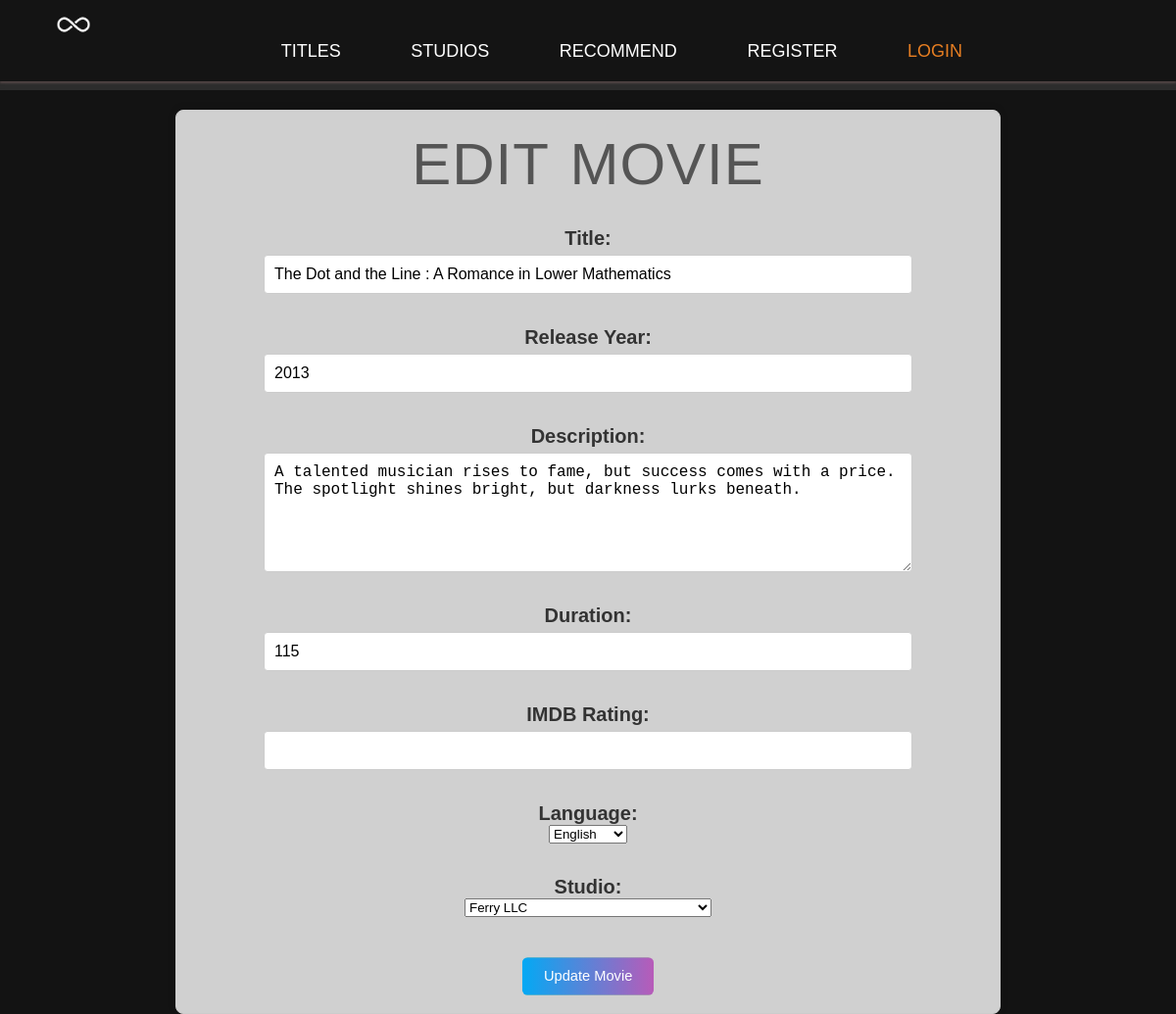
Screenshot of /frontEnd/edit.php?id=1 with the database file from the repository.
### tables this page shows
CREATE TABLE `titles` (
  `title_id` int(11) NOT NULL AUTO_INCREMENT,
  `name` varchar(255) NOT NULL,
  `release_year` varchar(4) NOT NULL,
  `description` varchar(255) NOT NULL,
  `duration` int(11) NOT NULL,
  `IMDB_rating` decimal(3,1) DEFAULT NULL,
  `is_movie` tinyint(4) NOT NULL DEFAULT 1,
  `language_id` int(11) DEFAULT NULL,
  `studio_id` int(11) DEFAULT NULL,
  PRIMARY KEY (`title_id`),
  KEY `fk_title_language_idx` (`language_id`),
  KEY `fk_title_studio_idx` (`studio_id`),
  CONSTRAINT `fk_title_language` FOREIGN KEY (`language_id`) REFERENCES `languages` (`language_id`) ON DELETE SET NULL ON UPDATE CASCADE,
  CONSTRAINT `fk_title_studio` FOREIGN KEY (`studio_id`) REFERENCES `studios` (`studio_id`) ON DELETE SET NULL ON UPDATE CASCADE
);

### frontEnd/edit.php (the view, shortened to what this page needs)
<!doctype html>
<html>
<head>
    <link rel="stylesheet" type="text/css" href="css/Style.css">
    <link rel="stylesheet" type="text/css" href="css/edit.css">
</head>
<body>
<header>
    <?php include('nav.php'); ?>
</header>
<main>
    <h1>Edit Movie</h1>
    <?php
    $conn = new mysqli(DB_SERVER, DB_USER, DB_PASSWORD, DB_NAME);
    $title_id = $_GET['id'];
    $sql = "SELECT * FROM titles WHERE title_id='$title_id'";
    $result = $conn->query($sql);
    if ($result->num_rows > 0) {
        $row = $result->fetch_assoc();
        $languages = $conn->query("SELECT language_id, name FROM languages");
        $studios = $conn->query("SELECT studio_id, name FROM studios");
        ?>
        <form action="edit.php" method="post">
            <label for="name">Title:</label>
            <input type="text" id="name" name="name" value="<?php echo $row['name']; ?>" required><br>
            <label for="release_year">Release Year:</label>
            <input type="number" id="release_year" name="release_year" value="<?php echo $row['release_year']; ?>" required><br>
            <label for="description">Description:</label>
            <textarea id="description" name="description" required><?php echo $row['description']; ?></textarea><br>
            <label for="duration">Duration:</label>
            <input type="number" id="duration" name="duration" value="<?php echo $row['duration']; ?>" required><br>
            <label for="IMDB_rating">IMDB Rating:</label>
            <input type="number" step="0.1" id="IMDB_rating" name="IMDB_rating" value="<?php echo $row['IMDB_rating']; ?>" required><br>
            <label for="language_id">Language:</label>
            <select id="language_id" name="language_id" required>
                <?php
                if ($languages->num_rows > 0) {
                    while($language = $languages->fetch_assoc()) {
                        $selected = $language['language_id'] == $row['language_id'] ? "selected" : "";
                        echo "<option value='{$language['language_id']}' $selected>{$language['name']}</option>";
                    }
                } else {
                    echo "<option value=''>No languages found</option>";
                }
                ?>
            </select><br>
            <label for="studio_id">Studio:</label>
            <select id="studio_id" name="studio_id" required>
                <?php
                if ($studios->num_rows > 0) {
                    while($studio = $studios->fetch_assoc()) {
                        $selected = $studio['studio_id'] == $row['studio_id'] ? "selected" : "";
                        echo "<option value='{$studio['studio_id']}' $selected>{$studio['name']}</option>";
                    }
                } else {
                    echo "<option value=''>No studios found</option>";
                }
                ?>
            </select><br>
            <input type="submit" value="Update Movie">
        </form>
        <?php
    } else {
        echo "Movie not found";
    }
    ?>
</main>
</body>
</html>

### frontEnd/css/Style.css (style rules this page uses)
header { height: 100vh; }
html { margin: 0px; padding: 0px; box-sizing: border-box; }
body { background-color: #272727; color: #ebebeb; font-family: "Poppins", sans-serif; font-weight: 400; font-style: normal; font-size: 20px; text-rendering: optimizeLegibility; overflow-x: hidden; text-align: center; margin: 0; }
body { background-image: linear-gradient(rgba(0, 0, 0, 0.5), rgba(0, 0, 0, 0.5)), url(../img/BG.png); background-size: cover; background-position: center; height: 100vh; width: 100vw; display: block; }
h1, h2, h3 { font-weight: 400; text-transform: uppercase; }
h1 { margin-top: 0; margin-bottom: 20px; color: #555; font-size: 300%; word-spacing: 4px; letter-spacing: 1px; }
.btn:hover, .btn:active, input[type=submit] { background: linear-gradient(90deg, #03a9f4, #f441a5, #ffeb3b, #03a9f4); background-size: 400%; animation: gradientFlow 8s linear infinite; transform: scale(1.1); }

### frontEnd/css/edit.css (style rules this page uses)
body { font-family: 'Poppins', sans-serif; font-weight: 400; margin: 0; padding: 0; background-image: linear-gradient(rgba(0, 0, 0, 0.5), rgba(0, 0, 0, 0.5)), url(../img/BG.png); background-size: cover; background-position: center; height: 100vh; width: 100vw; color: #ebebeb; text-align: center; overflow-x: hidden; }
header { background-color: rgba(51, 51, 51, 0.8); color: white; padding: 10px 0; max-height: 9%; }
main { max-width: 800px; margin: 20px auto; padding: 20px; background-color: rgba(255, 255, 255, 0.8); border: 1px solid #ccc; border-radius: 8px; box-shadow: 0 0 10px rgba(0, 0, 0, 0.1); }
h1 { color: #555; font-size: 300%; margin-bottom: 20px; }
form { display: flex; flex-direction: column; align-items: center; }
label { margin-top: 10px; font-weight: bold; color: #333; }
input[type="text"], input[type="number"], textarea { width: 80%; padding: 10px; margin-top: 5px; border: 1px solid #ccc; border-radius: 4px; font-size: 1rem; }
textarea { resize: vertical; min-height: 100px; }
input[type="submit"] { background-color: #4CAF50; color: white; padding: 10px 20px; margin-top: 20px; border: none; border-radius: 5px; cursor: pointer; transition: background-color 0.3s ease; }

### rows the page displays
titles: name "The Dot and the Line : A Romance in Lower Mathematics", release_year "2013", description "A talented musician rises to fame, but success comes with a price. The spotlight shines bright, but darkness lurks beneath.", duration "115"

### other values shown
form field language_id "English"
form field studio_id "Ferry LLC"
